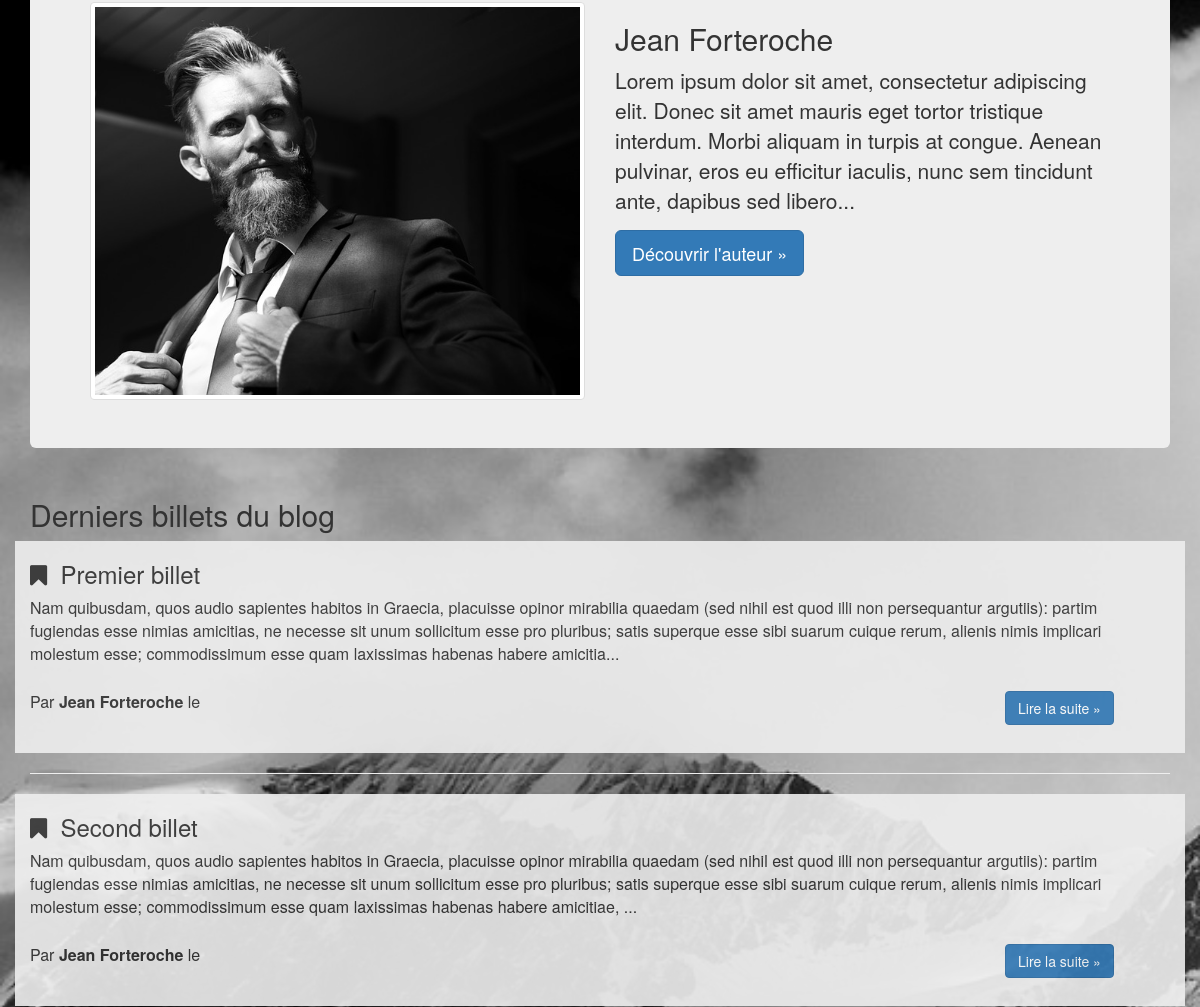
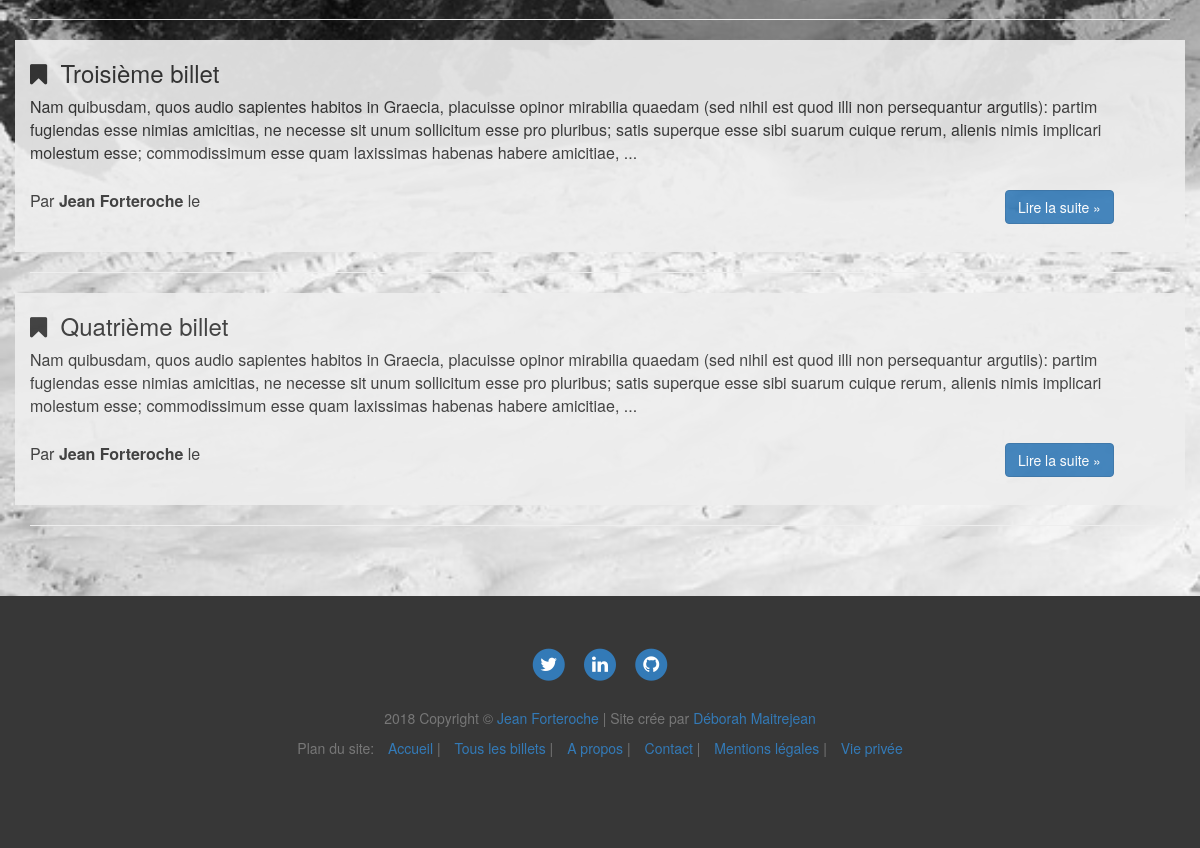
/ (lower part), run on an earlier commit of the app's database (2 pictures, top to bottom).
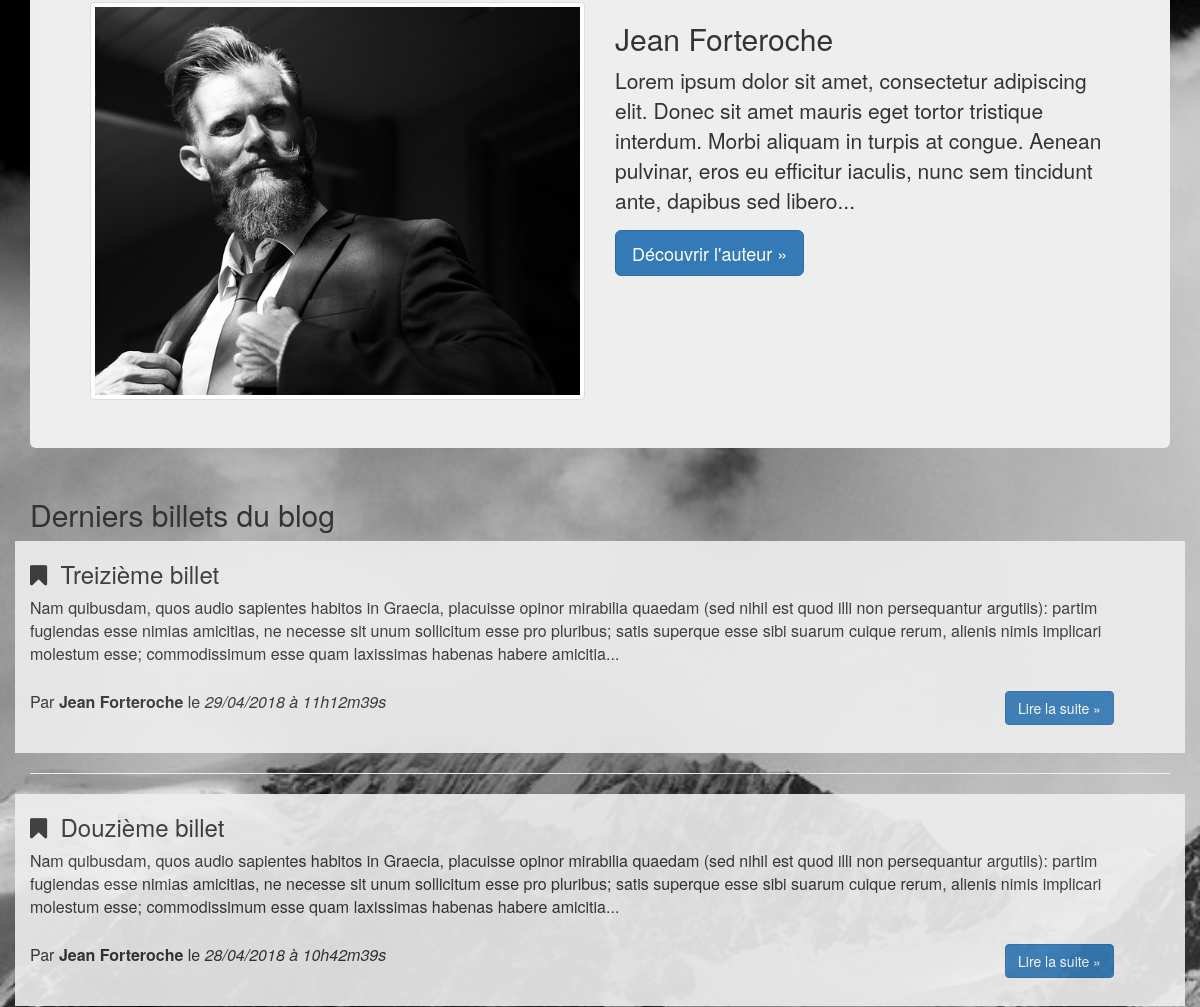
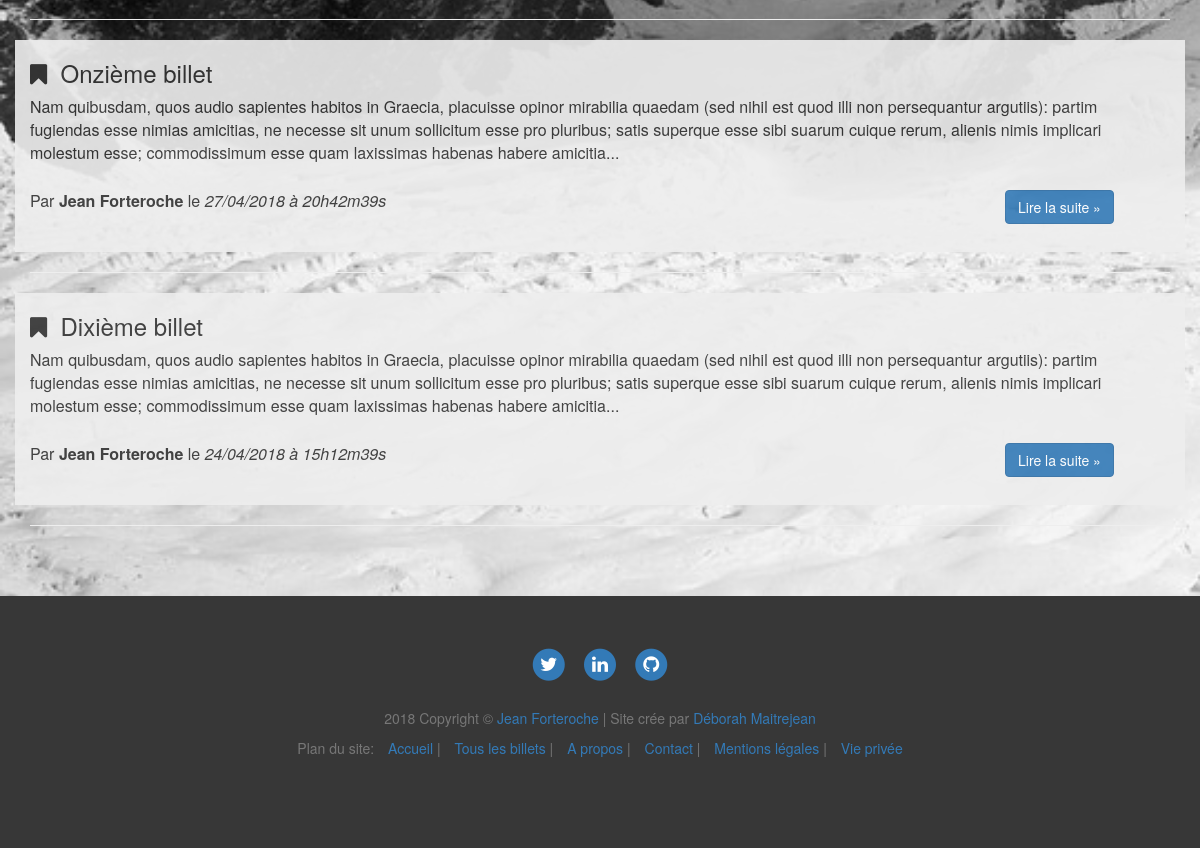
And on a later commit of the database (2 pictures, top to bottom).
### tables this page shows
CREATE TABLE `posts` (
  `id` int(11) NOT NULL,
  `author` varchar(255) NOT NULL,
  `title` varchar(255) NOT NULL,
  `content` text NOT NULL,
  `creationDate` datetime NOT NULL
);

### controller/Frontend.php (called while the page is built, shortened)
<?php
class Frontend{
    public function listPostsExcerpt() {
        $postManager = new PostManager();
        $posts = $postManager->getPostsExcerpt();
        require('view/frontend/listPostsView.php');
    }
}

### index.php (called while the page is built, shortened)
<?php
include_once('MyAutoload.php');
if($_GET) {
    $request = $_GET['action'];
} else {
    $request = "";
}
$router = new Router($request);
$router->renderController();

### model/PostManager.php (called while the page is built, shortened)
<?php
class PostManager extends Manager {
    public function getPostsExcerpt(){
        $db = $this->dbConnect();
        $req = $db->query('SELECT id, title, SUBSTRING(content, 1, 380) AS postExcerpt, author, DATE_FORMAT(creationDate,  \'%d/%m/%Y à %Hh%im%ss\') AS creationDateFr FROM posts ORDER BY creationDate DESC LIMIT 0,4');
        $posts = array();
        while ($data = $req->fetch(\PDO::FETCH_ASSOC)){
            $post = new Posts();
            $post->hydrate($data);
            $posts[] = $post;
        }
        return $posts;
    }
}

### MyAutoload.php (called while the page is built, shortened)
<?php
class MyAutoload{
    public static function autoload($class){
        $path = str_replace('\\', '/', $class);
    }
}

### entity/Posts.php (called while the page is built, shortened)
<?php
class Posts extends Table{
    private $id;
    private $author;
    private $title;
    private $postExcerpt;
    private $creationDateFr;
    public function getPostExcerpt()
    {
        return $this->postExcerpt;
    }
    public function setPostExcerpt($postExcerpt)
    {
        $this->postExcerpt = $postExcerpt;
    }
    public function getId()
    {
        return $this->id;
    }
    public function setId($id)
    {
        $this->id = $id;
    }
    public function getAuthor()
    {
        return $this->author;
    }
    public function setAuthor($author)
    {
        $this->author = $author;
    }
    public function getTitle()
    {
        return $this->title;
    }
    public function setTitle($title)
    {
        $this->title = $title;
    }
    public function getCreationDateFr()
    {
        return $this->creationDateFr;
    }
    public function setCreationDateFr($creationDateFr)
    {
        $this->creationDateFr = $creationDateFr;
    }
}

### view/frontend/listPostsView.php (the view, shortened to what this page needs)
    <div class="row">
        <div class="col-lg-12">
            <div class="jumbotron">
                <div class="row">
                    <div class="col-lg-6">
                        <img src="<?= ASSETS ?>img/portrait-jean-forteroche.jpg" alt="Portrait noir et blanc de l'auteur Jean Forteroche." class="img-thumbnail img-responsive">
                    </div>
                    <div class="col-lg-6">
                        <h2>Jean Forteroche</h2>
                        <p>Lorem ipsum dolor sit amet, consectetur adipiscing elit. Donec sit amet mauris eget tortor tristique interdum. Morbi aliquam in turpis at congue. Aenean pulvinar,
                            eros eu efficitur iaculis, nunc sem tincidunt ante, dapibus sed libero... </p>
                        <a class="btn btn-lg btn-primary" href="index.php?action=about" role="button">Découvrir l'auteur &raquo;</a>
                    </div>
                </div>
            </div>
        </div>
    </div>
    <div class="row">
        <div class="col-lg-12">
            <h2>Derniers billets du blog</h2>
        </div>
    </div>
<?php foreach ($posts as $post): ?>
    <div class="row" id="post-excerpt">
        <div class="col-lg-12">
            <h3><i class="fa fa-bookmark"></i>&nbsp;&nbsp;<?= htmlspecialchars($post->getTitle()); ?></h3>
            <p><?= strip_tags($post->getPostExcerpt()); ?>...</p>
            <div class="row">
                <div class="col-xs-7 col-sm-8 col-md-6 col-lg-6">
                    <span>Par <strong><?= $post->getAuthor(); ?></strong></span>
                    <span>le<em> <?= $post->getCreationDateFr(); ?></em></span>
                </div>
                <div class="col-xs-5 col-sm-2 col-md-offset-3 col-md-3 col-lg-offset-4 col-lg-2">
                    <a href="index.php?action=post&amp;id=<?= $post->getId(); ?>" class="btn btn-primary read-more">Lire la suite &raquo;</a>
                </div>
            </div>
        </div>
    </div>
    <hr>
<?php endforeach; ?>
<?php require('template.php'); ?>

What changed in the data, as far as the page shows it:
no longer on this page (row edited): posts: title "Premier billet", PostExcerpt "Nam quibusdam, quos audio sapientes habitos in Graecia, placuisse opinor mirabilia quaedam (sed nihil est quod illi non persequantur argutiis): partim fugiendas esse nimias amicitias, ne necesse sit unum sollicitum esse pro pluribus; satis superque esse sibi suarum cuique rerum, alienis nimis implicari molestum esse; commodissimum esse quam laxissimas habenas habere amicitia", author "Jean Forteroche"
no longer on this page (row edited): posts: title "Second billet", PostExcerpt "Nam quibusdam, quos audio sapientes habitos in Graecia, placuisse opinor mirabilia quaedam (sed nihil est quod illi non persequantur argutiis): partim fugiendas esse nimias amicitias, ne necesse sit unum sollicitum esse pro pluribus; satis superque esse sibi suarum cuique rerum, alienis nimis implicari molestum esse; commodissimum esse quam laxissimas habenas habere amicitiae,", author "Jean Forteroche"
no longer on this page (row edited): posts: title "Troisième billet", PostExcerpt "Nam quibusdam, quos audio sapientes habitos in Graecia, placuisse opinor mirabilia quaedam (sed nihil est quod illi non persequantur argutiis): partim fugiendas esse nimias amicitias, ne necesse sit unum sollicitum esse pro pluribus; satis superque esse sibi suarum cuique rerum, alienis nimis implicari molestum esse; commodissimum esse quam laxissimas habenas habere amicitiae,", author "Jean Forteroche"
no longer on this page (row edited): posts: title "Quatrième billet", PostExcerpt "Nam quibusdam, quos audio sapientes habitos in Graecia, placuisse opinor mirabilia quaedam (sed nihil est quod illi non persequantur argutiis): partim fugiendas esse nimias amicitias, ne necesse sit unum sollicitum esse pro pluribus; satis superque esse sibi suarum cuique rerum, alienis nimis implicari molestum esse; commodissimum esse quam laxissimas habenas habere amicitiae,", author "Jean Forteroche"
added posts: title "Treizième billet", PostExcerpt "Nam quibusdam, quos audio sapientes habitos in Graecia, placuisse opinor mirabilia quaedam (sed nihil est quod illi non persequantur argutiis): partim fugiendas esse nimias amicitias, ne necesse sit unum sollicitum esse pro pluribus; satis superque esse sibi suarum cuique rerum, alienis nimis implicari molestum esse; commodissimum esse quam laxissimas habenas habere amicitia", author "Jean Forteroche", CreationDateFr "29/04/2018 à 11h12m39s"
added posts: title "Douzième billet", PostExcerpt "Nam quibusdam, quos audio sapientes habitos in Graecia, placuisse opinor mirabilia quaedam (sed nihil est quod illi non persequantur argutiis): partim fugiendas esse nimias amicitias, ne necesse sit unum sollicitum esse pro pluribus; satis superque esse sibi suarum cuique rerum, alienis nimis implicari molestum esse; commodissimum esse quam laxissimas habenas habere amicitia", author "Jean Forteroche", CreationDateFr "28/04/2018 à 10h42m39s"
added posts: title "Onzième billet", PostExcerpt "Nam quibusdam, quos audio sapientes habitos in Graecia, placuisse opinor mirabilia quaedam (sed nihil est quod illi non persequantur argutiis): partim fugiendas esse nimias amicitias, ne necesse sit unum sollicitum esse pro pluribus; satis superque esse sibi suarum cuique rerum, alienis nimis implicari molestum esse; commodissimum esse quam laxissimas habenas habere amicitia", author "Jean Forteroche", CreationDateFr "27/04/2018 à 20h42m39s"
added posts: title "Dixième billet", PostExcerpt "Nam quibusdam, quos audio sapientes habitos in Graecia, placuisse opinor mirabilia quaedam (sed nihil est quod illi non persequantur argutiis): partim fugiendas esse nimias amicitias, ne necesse sit unum sollicitum esse pro pluribus; satis superque esse sibi suarum cuique rerum, alienis nimis implicari molestum esse; commodissimum esse quam laxissimas habenas habere amicitia", author "Jean Forteroche", CreationDateFr "24/04/2018 à 15h12m39s"
